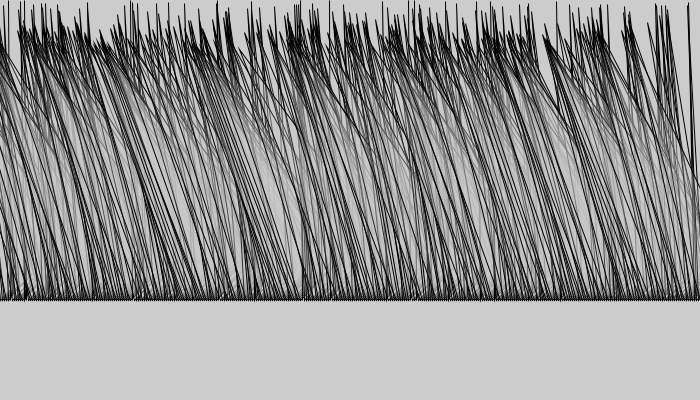
Frame 1 (no input)
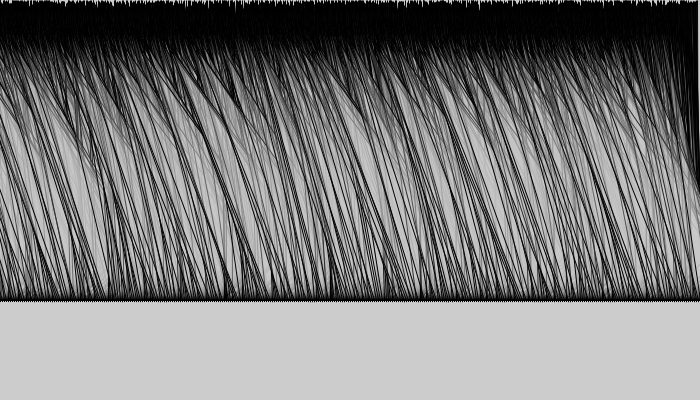
Frame 60 (the mouse pressed at the canvas centre just before this capture)
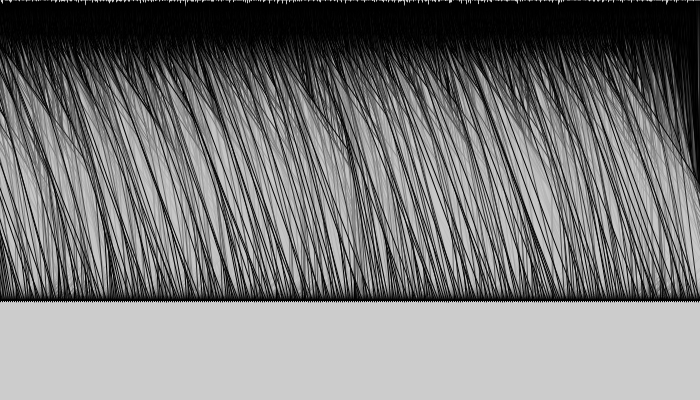
Frame 120 (the mouse held since frame 60 and released just before this capture)

The Processing sketch that drew these frames (run headless with seeded random() and noise(); from frame 60 on, the mouse is pressed at the canvas centre):

// Processing sketch: processing_5645
// ── processing_5645.pde

//sketch by _ks
//another random thing
int val = 2;
int j = 300;

void setup (){
 size (700,400); 
 
 frameRate(20);  
}

void draw (){
  //Base Grid
  for (int i = 0; i <= width; i += val){
    float alp = random(50,60);
    fill(200, alp);

            float r = random (0,50);
        beginShape();
          vertex(i,j);
          vertex(i+r,j-r);
          vertex(i-(2*r),j+(r-j));  
          //vertex(i*r-r, j+r);     
        endShape(CLOSE);         
  } 

}
